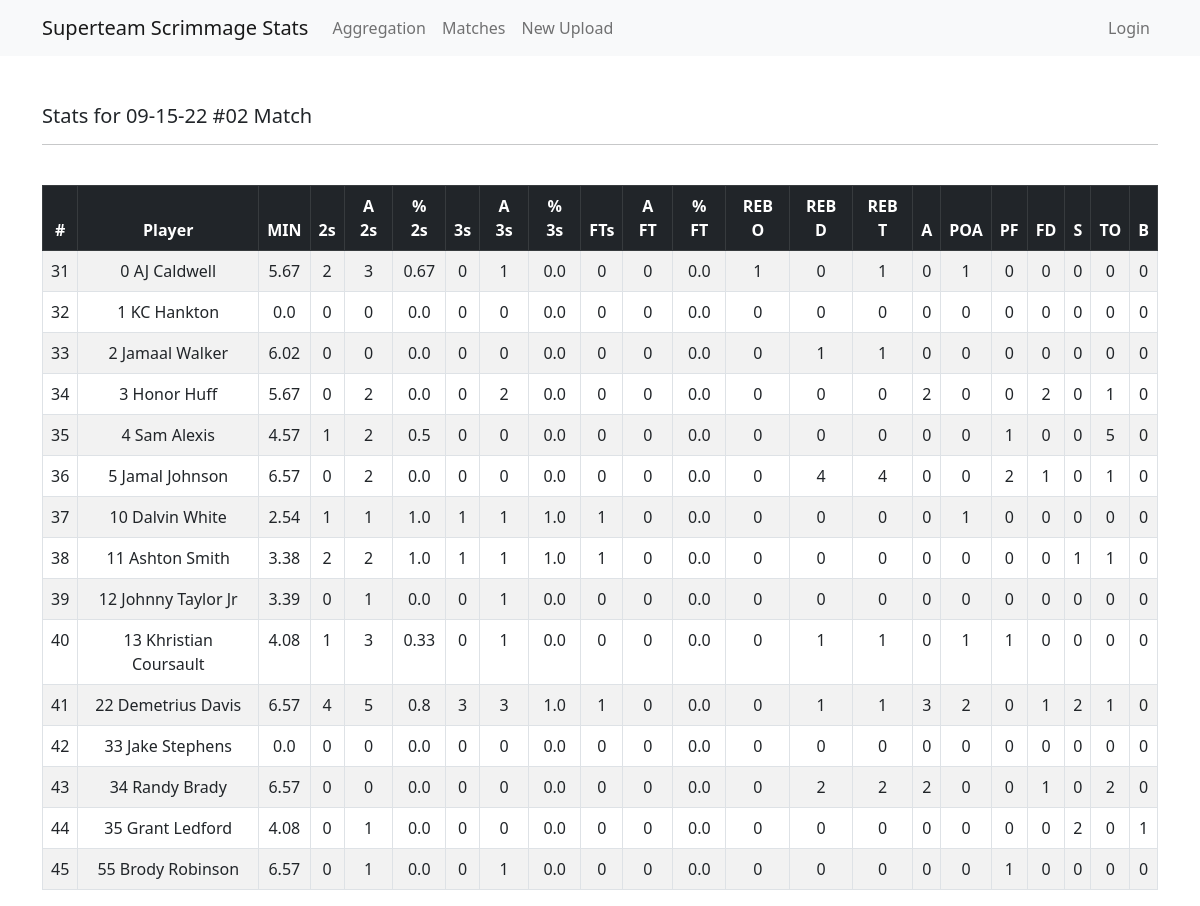
The app's page /matches/3 with its own data.
### stats/models.py (models this page shows, shortened)
class Match(models.Model):
    date = models.DateTimeField()
    class Meta:
        ordering = ['-date']

class StatLine(models.Model):
    match = models.ForeignKey(Match, on_delete=models.CASCADE)
    date = models.DateTimeField()
    player = models.CharField(max_length=255)
    min = models.FloatField()
    made_2 = models.IntegerField()
    attempts_2 = models.IntegerField()
    made_3 = models.IntegerField()
    attempts_3 = models.IntegerField()
    made_ft = models.IntegerField()
    attempts_ft = models.IntegerField()
    reb_o = models.IntegerField()
    reb_d = models.IntegerField()
    assist = models.IntegerField()
    poa = models.IntegerField()
    pf = models.IntegerField()
    fd = models.IntegerField()
    steals = models.IntegerField()
    turnovers = models.IntegerField()
    blocks = models.IntegerField()
    class Meta:
        ordering = ['date']
    @property
    def percentage_2(self):
        if self.attempts_2 == 0:
            return 0.0
        x = float(self.made_2/self.attempts_2)
        return (round(x, 2))
    @property
    def percentage_3(self):
        if self.attempts_3 == 0:
            return 0.0
        x = float(self.made_3/self.attempts_3)
        return (round(x, 2))
    @property
    def percentage_ft(self):
        if self.attempts_ft == 0:
            return 0.0
        x = float(self.made_ft/self.attempts_ft)
        return (round(x, 2))
    @property
    def reb_t(self):
        x = int(self.reb_o) + int(self.reb_d)
        return x

### stats/views.py (the view)
# urls.py: path('matches/<int:pk>', match_details, name='match'),
def match_details(request, pk):
    match = Match.objects.get(id=pk)
    queryset = StatLine.objects.filter(match_id=pk)
    return render(request, 'match_details.html', {'match': match, 'queryset': queryset})

### templates/match_details.html (shortened to what this page needs)
{% extends 'base.html' %}
{% block content %}
<br><br>
<h5>Stats for {{ match.date|date:'m-d-y #h' }} Match</h5>
<hr><br>
<table id="myTable" class="sortable table table-striped table-bordered text-center">
    <tr class="table-dark">
        <th>#</th>
        <th>Player</th>
        <th>MIN</th>
        <th>2s</th>
        <th>A 2s</th>
        <th>% 2s</th>
        <th>3s</th>
        <th>A 3s</th>
        <th>% 3s</th>
        <th>FTs</th>
        <th>A FT</th>
        <th>% FT</th>
        <th>REB O</th>
        <th>REB D</th>
        <th>REB T</th>
        <th>A</th>
        <th>POA</th>
        <th>PF</th>
        <th>FD</th>
        <th>S</th>
        <th>TO</th>
        <th>B</th>
    </tr>
    {% for stat in queryset %}
    <tr>
        <td>{{ stat.id }}</td>
        <td>{{ stat.player }}</td>
        <td>{{ stat.min }}</td>
        <td>{{ stat.made_2 }}</td>
        <td>{{ stat.attempts_2 }}</td>
        <td>{{ stat.percentage_2 }}</td>
        <td>{{ stat.made_3 }}</td>
        <td>{{ stat.attempts_3 }}</td>
        <td>{{ stat.percentage_3 }}</td>
        <td>{{ stat.made_ft }}</td>
        <td>{{ stat.attempts_ft }}</td>
        <td>{{ stat.percentage_ft }}</td>
        <td>{{ stat.reb_o }}</td>
        <td>{{ stat.reb_d }}</td>
        <td>{{ stat.reb_t }}</td>
        <td>{{ stat.assist }}</td>
        <td>{{ stat.poa }}</td>
        <td>{{ stat.pf }}</td>
        <td>{{ stat.fd }}</td>
        <td>{{ stat.steals }}</td>
        <td>{{ stat.turnovers }}</td>
        <td>{{ stat.blocks }}</td>
    </tr>
    {% endfor %}
{% endblock %}

### records on screen
Match: date "09-15-22 #02"
StatLine: id "31", player "0 AJ Caldwell", min "5.67", made_2 "2", attempts_2 "3", percentage_2 "0.67", made_3 "0", attempts_3 "1", percentage_3 "0.0", made_ft "0", attempts_ft "0", percentage_ft "0.0", reb_o "1", reb_d "0", reb_t "1", assist "0", poa "1", pf "0", fd "0", steals "0", turnovers "0", blocks "0"
StatLine: id "32", player "1 KC Hankton", min "0.0", made_2 "0", attempts_2 "0", percentage_2 "0.0", made_3 "0", attempts_3 "0", percentage_3 "0.0", made_ft "0", attempts_ft "0", percentage_ft "0.0", reb_o "0", reb_d "0", reb_t "0", assist "0", poa "0", pf "0", fd "0", steals "0", turnovers "0", blocks "0"
StatLine: id "33", player "2 Jamaal Walker", min "6.02", made_2 "0", attempts_2 "0", percentage_2 "0.0", made_3 "0", attempts_3 "0", percentage_3 "0.0", made_ft "0", attempts_ft "0", percentage_ft "0.0", reb_o "0", reb_d "1", reb_t "1", assist "0", poa "0", pf "0", fd "0", steals "0", turnovers "0", blocks "0"
StatLine: id "34", player "3 Honor Huff", min "5.67", made_2 "0", attempts_2 "2", percentage_2 "0.0", made_3 "0", attempts_3 "2", percentage_3 "0.0", made_ft "0", attempts_ft "0", percentage_ft "0.0", reb_o "0", reb_d "0", reb_t "0", assist "2", poa "0", pf "0", fd "2", steals "0", turnovers "1", blocks "0"
StatLine: id "35", player "4 Sam Alexis", min "4.57", made_2 "1", attempts_2 "2", percentage_2 "0.5", made_3 "0", attempts_3 "0", percentage_3 "0.0", made_ft "0", attempts_ft "0", percentage_ft "0.0", reb_o "0", reb_d "0", reb_t "0", assist "0", poa "0", pf "1", fd "0", steals "0", turnovers "5", blocks "0"
StatLine: id "36", player "5 Jamal Johnson", min "6.57", made_2 "0", attempts_2 "2", percentage_2 "0.0", made_3 "0", attempts_3 "0", percentage_3 "0.0", made_ft "0", attempts_ft "0", percentage_ft "0.0", reb_o "0", reb_d "4", reb_t "4", assist "0", poa "0", pf "2", fd "1", steals "0", turnovers "1", blocks "0"
StatLine: id "37", player "10 Dalvin White", min "2.54", made_2 "1", attempts_2 "1", percentage_2 "1.0", made_3 "1", attempts_3 "1", percentage_3 "1.0", made_ft "1", attempts_ft "0", percentage_ft "0.0", reb_o "0", reb_d "0", reb_t "0", assist "0", poa "1", pf "0", fd "0", steals "0", turnovers "0", blocks "0"
StatLine: id "38", player "11 Ashton Smith", min "3.38", made_2 "2", attempts_2 "2", percentage_2 "1.0", made_3 "1", attempts_3 "1", percentage_3 "1.0", made_ft "1", attempts_ft "0", percentage_ft "0.0", reb_o "0", reb_d "0", reb_t "0", assist "0", poa "0", pf "0", fd "0", steals "1", turnovers "1", blocks "0"
StatLine: id "39", player "12 Johnny Taylor Jr", min "3.39", made_2 "0", attempts_2 "1", percentage_2 "0.0", made_3 "0", attempts_3 "1", percentage_3 "0.0", made_ft "0", attempts_ft "0", percentage_ft "0.0", reb_o "0", reb_d "0", reb_t "0", assist "0", poa "0", pf "0", fd "0", steals "0", turnovers "0", blocks "0"
StatLine: id "40", player "13 Khristian Coursault", min "4.08", made_2 "1", attempts_2 "3", percentage_2 "0.33", made_3 "0", attempts_3 "1", percentage_3 "0.0", made_ft "0", attempts_ft "0", percentage_ft "0.0", reb_o "0", reb_d "1", reb_t "1", assist "0", poa "1", pf "1", fd "0", steals "0", turnovers "0", blocks "0"
StatLine: id "41", player "22 Demetrius Davis", min "6.57", made_2 "4", attempts_2 "5", percentage_2 "0.8", made_3 "3", attempts_3 "3", percentage_3 "1.0", made_ft "1", attempts_ft "0", percentage_ft "0.0", reb_o "0", reb_d "1", reb_t "1", assist "3", poa "2", pf "0", fd "1", steals "2", turnovers "1", blocks "0"
StatLine: id "42", player "33 Jake Stephens", min "0.0", made_2 "0", attempts_2 "0", percentage_2 "0.0", made_3 "0", attempts_3 "0", percentage_3 "0.0", made_ft "0", attempts_ft "0", percentage_ft "0.0", reb_o "0", reb_d "0", reb_t "0", assist "0", poa "0", pf "0", fd "0", steals "0", turnovers "0", blocks "0"
StatLine: id "43", player "34 Randy Brady", min "6.57", made_2 "0", attempts_2 "0", percentage_2 "0.0", made_3 "0", attempts_3 "0", percentage_3 "0.0", made_ft "0", attempts_ft "0", percentage_ft "0.0", reb_o "0", reb_d "2", reb_t "2", assist "2", poa "0", pf "0", fd "1", steals "0", turnovers "2", blocks "0"
StatLine: id "44", player "35 Grant Ledford", min "4.08", made_2 "0", attempts_2 "1", percentage_2 "0.0", made_3 "0", attempts_3 "0", percentage_3 "0.0", made_ft "0", attempts_ft "0", percentage_ft "0.0", reb_o "0", reb_d "0", reb_t "0", assist "0", poa "0", pf "0", fd "0", steals "2", turnovers "0", blocks "1"
StatLine: id "45", player "55 Brody Robinson", min "6.57", made_2 "0", attempts_2 "1", percentage_2 "0.0", made_3 "0", attempts_3 "1", percentage_3 "0.0", made_ft "0", attempts_ft "0", percentage_ft "0.0", reb_o "0", reb_d "0", reb_t "0", assist "0", poa "0", pf "1", fd "0", steals "0", turnovers "0", blocks "0"
